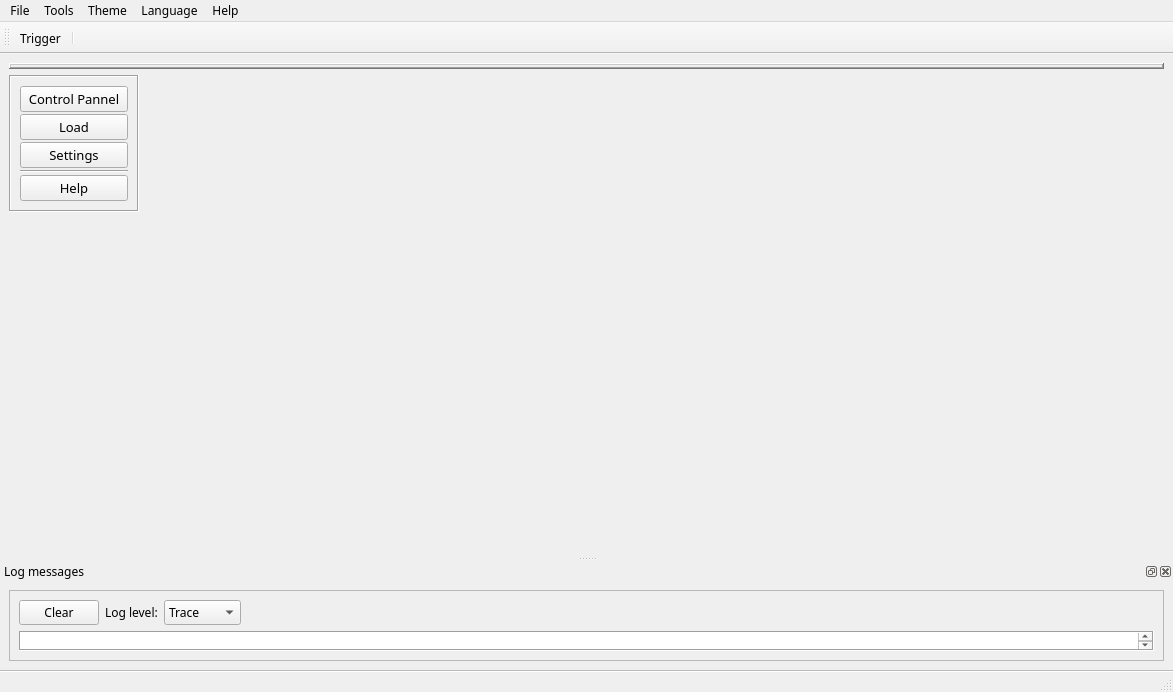
<?xml version="1.0" encoding="UTF-8"?>
<ui version="4.0">
 <class>Controller</class>
 <widget class="QMainWindow" name="Controller">
  <property name="windowModality">
   <enum>Qt::WindowModal</enum>
  </property>
  <property name="geometry">
   <rect>
    <x>0</x>
    <y>0</y>
    <width>1173</width>
    <height>692</height>
   </rect>
  </property>
  <property name="sizePolicy">
   <sizepolicy hsizetype="Preferred" vsizetype="Preferred">
    <horstretch>0</horstretch>
    <verstretch>0</verstretch>
   </sizepolicy>
  </property>
  <property name="font">
   <font>
    <family>Anonymous Pro</family>
   </font>
  </property>
  <property name="windowTitle">
   <string>Controller</string>
  </property>
  <property name="styleSheet">
   <string notr="true"/>
  </property>
  <property name="toolButtonStyle">
   <enum>Qt::ToolButtonTextOnly</enum>
  </property>
  <property name="animated">
   <bool>true</bool>
  </property>
  <property name="documentMode">
   <bool>false</bool>
  </property>
  <property name="tabShape">
   <enum>QTabWidget::Triangular</enum>
  </property>
  <property name="dockNestingEnabled">
   <bool>false</bool>
  </property>
  <property name="dockOptions">
   <set>QMainWindow::AllowTabbedDocks|QMainWindow::AnimatedDocks|QMainWindow::GroupedDragging</set>
  </property>
  <widget class="QWidget" name="centralwidget">
   <property name="sizePolicy">
    <sizepolicy hsizetype="Expanding" vsizetype="Expanding">
     <horstretch>0</horstretch>
     <verstretch>0</verstretch>
    </sizepolicy>
   </property>
   <layout class="QGridLayout" name="gridLayout">
    <item row="0" column="0" colspan="2">
     <widget class="QFrame" name="page_path_frame">
      <property name="sizePolicy">
       <sizepolicy hsizetype="Preferred" vsizetype="Maximum">
        <horstretch>0</horstretch>
        <verstretch>0</verstretch>
       </sizepolicy>
      </property>
      <property name="contextMenuPolicy">
       <enum>Qt::NoContextMenu</enum>
      </property>
      <property name="layoutDirection">
       <enum>Qt::LeftToRight</enum>
      </property>
      <property name="frameShape">
       <enum>QFrame::WinPanel</enum>
      </property>
      <property name="frameShadow">
       <enum>QFrame::Raised</enum>
      </property>
      <property name="midLineWidth">
       <number>0</number>
      </property>
      <layout class="QHBoxLayout" name="horizontalLayout_2">
       <property name="spacing">
        <number>0</number>
       </property>
       <property name="sizeConstraint">
        <enum>QLayout::SetDefaultConstraint</enum>
       </property>
       <property name="leftMargin">
        <number>0</number>
       </property>
       <property name="topMargin">
        <number>0</number>
       </property>
       <property name="rightMargin">
        <number>0</number>
       </property>
       <property name="bottomMargin">
        <number>0</number>
       </property>
       <item>
        <layout class="QHBoxLayout" name="page_path_layout">
         <property name="spacing">
          <number>4</number>
         </property>
         <property name="sizeConstraint">
          <enum>QLayout::SetDefaultConstraint</enum>
         </property>
         <property name="leftMargin">
          <number>2</number>
         </property>
         <property name="topMargin">
          <number>1</number>
         </property>
         <property name="rightMargin">
          <number>2</number>
         </property>
         <property name="bottomMargin">
          <number>1</number>
         </property>
        </layout>
       </item>
      </layout>
     </widget>
    </item>
    <item row="1" column="0" alignment="Qt::AlignLeft|Qt::AlignTop">
     <widget class="QStackedWidget" name="NavPages">
      <property name="sizePolicy">
       <sizepolicy hsizetype="Maximum" vsizetype="Maximum">
        <horstretch>0</horstretch>
        <verstretch>0</verstretch>
       </sizepolicy>
      </property>
      <property name="minimumSize">
       <size>
        <width>130</width>
        <height>156</height>
       </size>
      </property>
      <property name="font">
       <font>
        <family>Anonymous Pro</family>
        <pointsize>10</pointsize>
       </font>
      </property>
      <property name="currentIndex">
       <number>0</number>
      </property>
      <widget class="QWidget" name="page">
       <property name="sizePolicy">
        <sizepolicy hsizetype="Minimum" vsizetype="Minimum">
         <horstretch>0</horstretch>
         <verstretch>0</verstretch>
        </sizepolicy>
       </property>
       <layout class="QGridLayout" name="gridLayout_4">
        <property name="leftMargin">
         <number>0</number>
        </property>
        <property name="topMargin">
         <number>0</number>
        </property>
        <property name="rightMargin">
         <number>0</number>
        </property>
        <property name="bottomMargin">
         <number>0</number>
        </property>
        <property name="spacing">
         <number>6</number>
        </property>
        <item row="0" column="0" alignment="Qt::AlignTop">
         <widget class="QFrame" name="NavPagesFrame">
          <property name="sizePolicy">
           <sizepolicy hsizetype="Minimum" vsizetype="Preferred">
            <horstretch>0</horstretch>
            <verstretch>0</verstretch>
           </sizepolicy>
          </property>
          <property name="minimumSize">
           <size>
            <width>0</width>
            <height>0</height>
           </size>
          </property>
          <property name="maximumSize">
           <size>
            <width>16777215</width>
            <height>16777215</height>
           </size>
          </property>
          <property name="contextMenuPolicy">
           <enum>Qt::NoContextMenu</enum>
          </property>
          <property name="layoutDirection">
           <enum>Qt::LeftToRight</enum>
          </property>
          <property name="frameShape">
           <enum>QFrame::Box</enum>
          </property>
          <property name="frameShadow">
           <enum>QFrame::Sunken</enum>
          </property>
          <layout class="QVBoxLayout" name="verticalLayout" stretch="0,0,0,0,0">
           <property name="spacing">
            <number>2</number>
           </property>
           <property name="sizeConstraint">
            <enum>QLayout::SetDefaultConstraint</enum>
           </property>
           <item>
            <widget class="QPushButton" name="open_ControlPannelBtn">
             <property name="text">
              <string>Control Pannel</string>
             </property>
            </widget>
           </item>
           <item>
            <widget class="QPushButton" name="open_LoadBtn">
             <property name="text">
              <string>Load</string>
             </property>
            </widget>
           </item>
           <item>
            <widget class="QPushButton" name="open_SettingsBtn">
             <property name="text">
              <string>Settings</string>
             </property>
            </widget>
           </item>
           <item>
            <widget class="Line" name="line_2">
             <property name="orientation">
              <enum>Qt::Horizontal</enum>
             </property>
            </widget>
           </item>
           <item>
            <widget class="QPushButton" name="open_HelpBtn">
             <property name="text">
              <string>Help</string>
             </property>
            </widget>
           </item>
          </layout>
         </widget>
        </item>
       </layout>
      </widget>
      <widget class="QWidget" name="page_2">
       <property name="sizePolicy">
        <sizepolicy hsizetype="Minimum" vsizetype="Minimum">
         <horstretch>0</horstretch>
         <verstretch>0</verstretch>
        </sizepolicy>
       </property>
       <layout class="QGridLayout" name="gridLayout_6">
        <property name="leftMargin">
         <number>0</number>
        </property>
        <property name="topMargin">
         <number>0</number>
        </property>
        <property name="rightMargin">
         <number>0</number>
        </property>
        <property name="bottomMargin">
         <number>0</number>
        </property>
        <item row="0" column="0" alignment="Qt::AlignTop">
         <widget class="QFrame" name="NavPagesFrame_2">
          <property name="sizePolicy">
           <sizepolicy hsizetype="Minimum" vsizetype="Preferred">
            <horstretch>0</horstretch>
            <verstretch>0</verstretch>
           </sizepolicy>
          </property>
          <property name="contextMenuPolicy">
           <enum>Qt::NoContextMenu</enum>
          </property>
          <property name="layoutDirection">
           <enum>Qt::LeftToRight</enum>
          </property>
          <property name="frameShape">
           <enum>QFrame::Box</enum>
          </property>
          <property name="frameShadow">
           <enum>QFrame::Sunken</enum>
          </property>
          <layout class="QVBoxLayout" name="verticalLayout_2" stretch="0,0,0,0,0">
           <property name="spacing">
            <number>2</number>
           </property>
           <property name="sizeConstraint">
            <enum>QLayout::SetDefaultConstraint</enum>
           </property>
           <property name="leftMargin">
            <number>9</number>
           </property>
           <property name="topMargin">
            <number>9</number>
           </property>
           <property name="rightMargin">
            <number>9</number>
           </property>
           <property name="bottomMargin">
            <number>9</number>
           </property>
           <item>
            <widget class="QPushButton" name="open_ServiceBtn">
             <property name="text">
              <string>Service</string>
             </property>
            </widget>
           </item>
           <item>
            <widget class="QPushButton" name="open_ConneectionsBtn">
             <property name="text">
              <string>Connections</string>
             </property>
            </widget>
           </item>
           <item>
            <widget class="QPushButton" name="open_Users">
             <property name="text">
              <string>Users</string>
             </property>
            </widget>
           </item>
           <item>
            <widget class="Line" name="line">
             <property name="frameShadow">
              <enum>QFrame::Sunken</enum>
             </property>
             <property name="lineWidth">
              <number>1</number>
             </property>
             <property name="orientation">
              <enum>Qt::Horizontal</enum>
             </property>
            </widget>
           </item>
           <item>
            <widget class="QPushButton" name="open_Main">
             <property name="text">
              <string>Back</string>
             </property>
            </widget>
           </item>
          </layout>
         </widget>
        </item>
       </layout>
      </widget>
      <widget class="QWidget" name="page_3">
       <property name="sizePolicy">
        <sizepolicy hsizetype="Minimum" vsizetype="Minimum">
         <horstretch>0</horstretch>
         <verstretch>0</verstretch>
        </sizepolicy>
       </property>
       <layout class="QGridLayout" name="gridLayout_7">
        <property name="leftMargin">
         <number>0</number>
        </property>
        <property name="topMargin">
         <number>0</number>
        </property>
        <property name="rightMargin">
         <number>0</number>
        </property>
        <property name="bottomMargin">
         <number>0</number>
        </property>
        <item row="0" column="0" alignment="Qt::AlignTop">
         <widget class="QFrame" name="frame_2">
          <property name="sizePolicy">
           <sizepolicy hsizetype="Minimum" vsizetype="Preferred">
            <horstretch>0</horstretch>
            <verstretch>0</verstretch>
           </sizepolicy>
          </property>
          <property name="minimumSize">
           <size>
            <width>112</width>
            <height>0</height>
           </size>
          </property>
          <property name="font">
           <font>
            <family>Iosevka</family>
            <pointsize>10</pointsize>
            <italic>true</italic>
            <bold>false</bold>
           </font>
          </property>
          <property name="frameShape">
           <enum>QFrame::Box</enum>
          </property>
          <property name="frameShadow">
           <enum>QFrame::Sunken</enum>
          </property>
          <layout class="QVBoxLayout" name="verticalLayout_3">
           <property name="spacing">
            <number>2</number>
           </property>
           <item>
            <widget class="QPushButton" name="open_RegisterUserBtn">
             <property name="font">
              <font>
               <family>Monaco</family>
               <pointsize>10</pointsize>
               <italic>false</italic>
               <bold>false</bold>
              </font>
             </property>
             <property name="text">
              <string>Register user</string>
             </property>
            </widget>
           </item>
           <item>
            <widget class="QPushButton" name="open_UsersListBtn">
             <property name="font">
              <font>
               <family>Monaco</family>
               <pointsize>10</pointsize>
               <italic>false</italic>
               <bold>false</bold>
              </font>
             </property>
             <property name="text">
              <string>Users list</string>
             </property>
            </widget>
           </item>
           <item>
            <widget class="Line" name="line_3">
             <property name="font">
              <font>
               <family>Iosevka</family>
               <pointsize>10</pointsize>
               <italic>true</italic>
               <bold>false</bold>
              </font>
             </property>
             <property name="orientation">
              <enum>Qt::Horizontal</enum>
             </property>
            </widget>
           </item>
           <item>
            <widget class="QPushButton" name="open_ControlPannelBtn_2">
             <property name="font">
              <font>
               <family>Monaco</family>
               <pointsize>10</pointsize>
               <italic>false</italic>
               <bold>false</bold>
              </font>
             </property>
             <property name="text">
              <string>Back</string>
             </property>
            </widget>
           </item>
          </layout>
         </widget>
        </item>
       </layout>
      </widget>
     </widget>
    </item>
    <item row="1" column="1" rowspan="2">
     <widget class="QStackedWidget" name="page_view">
      <property name="sizePolicy">
       <sizepolicy hsizetype="Preferred" vsizetype="Preferred">
        <horstretch>0</horstretch>
        <verstretch>0</verstretch>
       </sizepolicy>
      </property>
     </widget>
    </item>
   </layout>
  </widget>
  <widget class="QMenuBar" name="menubar">
   <property name="geometry">
    <rect>
     <x>0</x>
     <y>0</y>
     <width>1173</width>
     <height>20</height>
    </rect>
   </property>
   <property name="font">
    <font>
     <family>Monaco</family>
    </font>
   </property>
   <widget class="QMenu" name="menuFile">
    <property name="title">
     <string>File</string>
    </property>
    <addaction name="actionMinimize"/>
    <addaction name="actionQuit"/>
   </widget>
   <widget class="QMenu" name="menuServices">
    <property name="title">
     <string>Tools</string>
    </property>
    <addaction name="actionProperties"/>
   </widget>
   <widget class="QMenu" name="menuHelp">
    <property name="title">
     <string>Help</string>
    </property>
    <addaction name="actionVisit_shelly_wiki"/>
   </widget>
   <widget class="QMenu" name="menuTheme">
    <property name="title">
     <string>Theme</string>
    </property>
    <addaction name="actionDark"/>
    <addaction name="actionLight"/>
   </widget>
   <widget class="QMenu" name="menuLanguage">
    <property name="title">
     <string>Language</string>
    </property>
    <addaction name="actionEnglish"/>
    <addaction name="actionRussian"/>
   </widget>
   <addaction name="menuFile"/>
   <addaction name="menuServices"/>
   <addaction name="menuTheme"/>
   <addaction name="menuLanguage"/>
   <addaction name="menuHelp"/>
  </widget>
  <widget class="QStatusBar" name="statusbar">
   <property name="enabled">
    <bool>true</bool>
   </property>
   <property name="sizePolicy">
    <sizepolicy hsizetype="Expanding" vsizetype="Preferred">
     <horstretch>0</horstretch>
     <verstretch>0</verstretch>
    </sizepolicy>
   </property>
   <property name="minimumSize">
    <size>
     <width>0</width>
     <height>22</height>
    </size>
   </property>
   <property name="maximumSize">
    <size>
     <width>16777215</width>
     <height>22</height>
    </size>
   </property>
   <property name="font">
    <font>
     <family>Source Code Pro</family>
     <pointsize>7</pointsize>
    </font>
   </property>
   <property name="mouseTracking">
    <bool>false</bool>
   </property>
   <property name="tabletTracking">
    <bool>false</bool>
   </property>
   <property name="focusPolicy">
    <enum>Qt::ClickFocus</enum>
   </property>
   <property name="contextMenuPolicy">
    <enum>Qt::NoContextMenu</enum>
   </property>
   <property name="acceptDrops">
    <bool>false</bool>
   </property>
   <property name="layoutDirection">
    <enum>Qt::LeftToRight</enum>
   </property>
   <property name="autoFillBackground">
    <bool>true</bool>
   </property>
   <property name="styleSheet">
    <string notr="true">QStatusBar#statusbar {
border-top: 2px solid #bbb;
border-style: groove;
}</string>
   </property>
   <property name="inputMethodHints">
    <set>Qt::ImhNone</set>
   </property>
   <property name="sizeGripEnabled">
    <bool>true</bool>
   </property>
  </widget>
  <widget class="QDockWidget" name="info_dock">
   <property name="enabled">
    <bool>true</bool>
   </property>
   <property name="sizePolicy">
    <sizepolicy hsizetype="Preferred" vsizetype="Minimum">
     <horstretch>0</horstretch>
     <verstretch>0</verstretch>
    </sizepolicy>
   </property>
   <property name="floating">
    <bool>true</bool>
   </property>
   <property name="features">
    <set>QDockWidget::DockWidgetClosable|QDockWidget::DockWidgetFloatable|QDockWidget::DockWidgetMovable</set>
   </property>
   <property name="allowedAreas">
    <set>Qt::AllDockWidgetAreas</set>
   </property>
   <property name="windowTitle">
    <string>Log messages</string>
   </property>
   <attribute name="dockWidgetArea">
    <number>8</number>
   </attribute>
   <widget class="QWidget" name="loggingDock">
    <layout class="QGridLayout" name="gridLayout_2">
     <item row="0" column="0">
      <widget class="QFrame" name="frame">
       <property name="frameShape">
        <enum>QFrame::StyledPanel</enum>
       </property>
       <property name="frameShadow">
        <enum>QFrame::Raised</enum>
       </property>
       <layout class="QGridLayout" name="gridLayout_3">
        <item row="0" column="1">
         <widget class="QLabel" name="label">
          <property name="sizePolicy">
           <sizepolicy hsizetype="Fixed" vsizetype="Fixed">
            <horstretch>0</horstretch>
            <verstretch>0</verstretch>
           </sizepolicy>
          </property>
          <property name="text">
           <string>Log level:</string>
          </property>
         </widget>
        </item>
        <item row="0" column="2">
         <widget class="QComboBox" name="logLevel_cb">
          <property name="sizePolicy">
           <sizepolicy hsizetype="Fixed" vsizetype="Fixed">
            <horstretch>0</horstretch>
            <verstretch>0</verstretch>
           </sizepolicy>
          </property>
          <item>
           <property name="text">
            <string>Trace</string>
           </property>
          </item>
          <item>
           <property name="text">
            <string>Debug</string>
           </property>
          </item>
          <item>
           <property name="text">
            <string>Info</string>
           </property>
          </item>
          <item>
           <property name="text">
            <string>Warning</string>
           </property>
          </item>
          <item>
           <property name="text">
            <string>Error</string>
           </property>
          </item>
          <item>
           <property name="text">
            <string>Fatal</string>
           </property>
          </item>
         </widget>
        </item>
        <item row="1" column="0" colspan="4">
         <widget class="QTextEdit" name="loggingOutput">
          <property name="sizePolicy">
           <sizepolicy hsizetype="Expanding" vsizetype="Ignored">
            <horstretch>0</horstretch>
            <verstretch>0</verstretch>
           </sizepolicy>
          </property>
          <property name="minimumSize">
           <size>
            <width>0</width>
            <height>20</height>
           </size>
          </property>
          <property name="maximumSize">
           <size>
            <width>16777215</width>
            <height>16777215</height>
           </size>
          </property>
          <property name="frameShape">
           <enum>QFrame::Box</enum>
          </property>
          <property name="documentTitle">
           <string>Logger</string>
          </property>
          <property name="readOnly">
           <bool>true</bool>
          </property>
          <property name="cursorWidth">
           <number>0</number>
          </property>
         </widget>
        </item>
        <item row="0" column="0">
         <widget class="QPushButton" name="clearLogButton">
          <property name="sizePolicy">
           <sizepolicy hsizetype="Fixed" vsizetype="Fixed">
            <horstretch>0</horstretch>
            <verstretch>0</verstretch>
           </sizepolicy>
          </property>
          <property name="layoutDirection">
           <enum>Qt::LeftToRight</enum>
          </property>
          <property name="text">
           <string>Clear</string>
          </property>
         </widget>
        </item>
       </layout>
      </widget>
     </item>
    </layout>
   </widget>
  </widget>
  <widget class="QToolBar" name="toolBar">
   <property name="sizePolicy">
    <sizepolicy hsizetype="Preferred" vsizetype="Fixed">
     <horstretch>0</horstretch>
     <verstretch>0</verstretch>
    </sizepolicy>
   </property>
   <property name="font">
    <font>
     <family>Monaco</family>
    </font>
   </property>
   <property name="windowTitle">
    <string>toolBar_2</string>
   </property>
   <attribute name="toolBarArea">
    <enum>TopToolBarArea</enum>
   </attribute>
   <attribute name="toolBarBreak">
    <bool>false</bool>
   </attribute>
   <addaction name="actionToggle_server"/>
   <addaction name="separator"/>
  </widget>
  <action name="actionVisit_shelly_wiki">
   <property name="text">
    <string>Visit shelly wiki</string>
   </property>
  </action>
  <action name="actionMinimize">
   <property name="text">
    <string>Minimize</string>
   </property>
  </action>
  <action name="actionQuit">
   <property name="text">
    <string>Quit</string>
   </property>
  </action>
  <action name="actionProperties">
   <property name="text">
    <string>Settings</string>
   </property>
  </action>
  <action name="actionToggle_server">
   <property name="text">
    <string>Trigger</string>
   </property>
   <property name="toolTip">
    <string>Toggle server state</string>
   </property>
  </action>
  <action name="actionDark">
   <property name="text">
    <string>Dark</string>
   </property>
  </action>
  <action name="actionLight">
   <property name="text">
    <string>Light</string>
   </property>
  </action>
  <action name="actionEnglish">
   <property name="text">
    <string>English</string>
   </property>
  </action>
  <action name="actionRussian">
   <property name="text">
    <string>Russian</string>
   </property>
  </action>
 </widget>
 <resources/>
 <connections/>
</ui>
